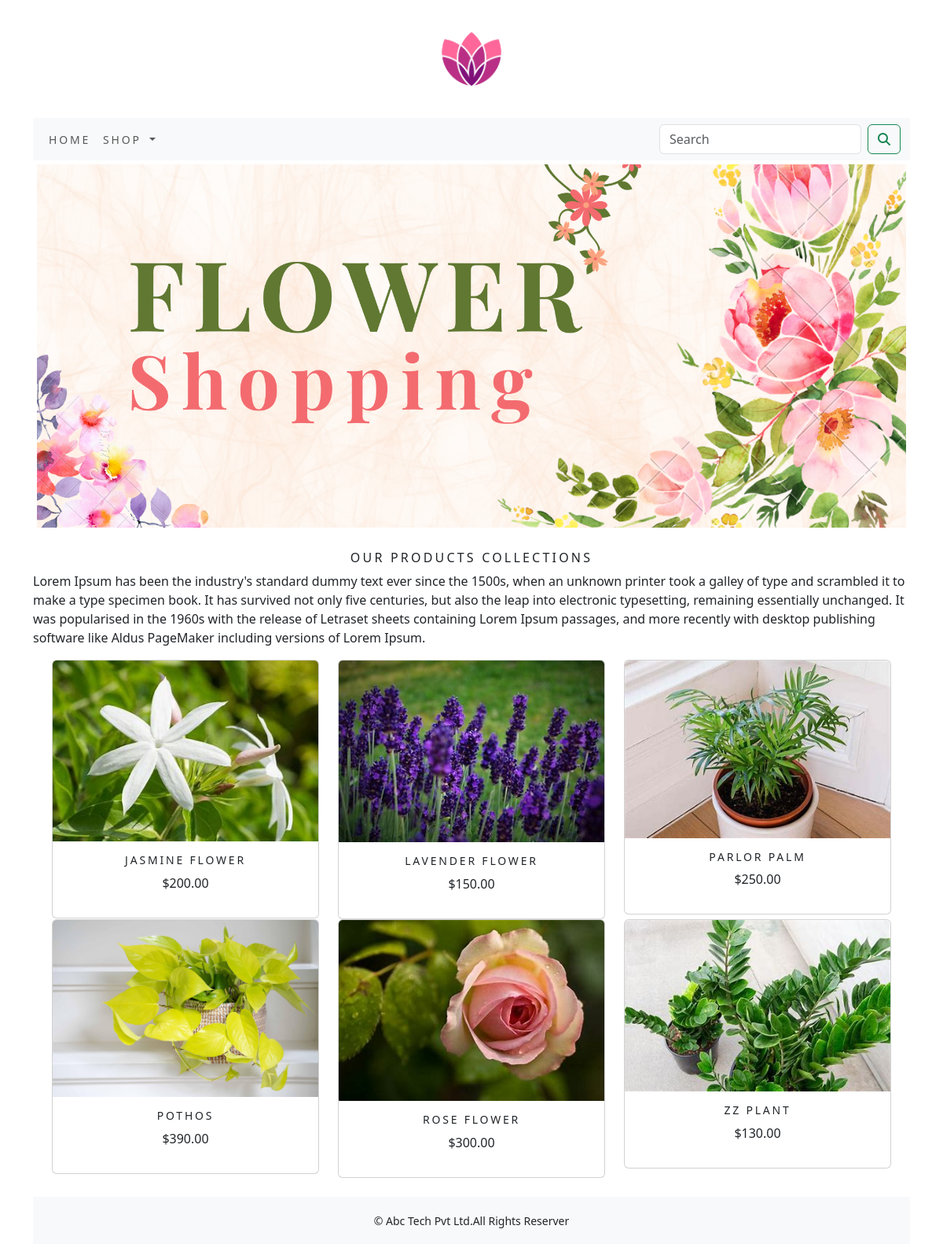
Page /eco1app/ on the committed database.
### eco1app/models.py (models this page shows, shortened)
class Product(models.Model):
    name=models.CharField(max_length=250,unique=True)
    slug=models.SlugField(max_length=250,unique=True)
    desc=models.TextField(blank=True)
    price=models.DecimalField(max_digits=10,decimal_places=2)
    category=models.ForeignKey(Category,on_delete=models.CASCADE)
    img=models.ImageField(upload_to='product',blank=True)
    stock=models.IntegerField()
    available=models.BooleanField(default=True)
    created=models.DateTimeField(auto_now_add=True)
    updated=models.DateTimeField(auto_now=True)
    class Meta:
        ordering = ('name',)
        verbose_name = 'product'
        verbose_name_plural = ('products')
    def get_url(self):
        return reverse('eco1app:prodCatdetail',args=[self.category.slug,self.slug])

### eco1app/views.py (the view)
# urls.py: path('',views.allProdCat,name='allProdCat'),
def allProdCat(request,c_slug=None):
    c_page=None
    products_list=None
    if c_slug!=None:
        c_page=get_object_or_404(Category,slug=c_slug)
        products_list=Product.objects.all().filter(category=c_page,available=True)
    else:
        products_list=Product.objects.all().filter(available=True)
    paginator=Paginator(products_list,6)
    try:
        page=int(request.GET.get('page','1'))
    except:
        page=1
    try:
        products=paginator.page(page)
    except (EmptyPage,InvalidPage):
        products=paginator.page(paginator.num_pages)
    return render(request,'category.html',{'category':c_page,'products':products})

### cartapp/context_processors.py (called while the page is built)
def counter(request):
    item_count=0
    if 'admin' in request.path:
        return {}
    else:
        try:
            cart=Cart.objects.filter(cart_id=_cart_id(request))
            cart_items=cartitem.objects.all().filter(cart=cart[:1])
            for cart_item in cart_items:
                item_count += cart_item.quantity
        except Cart.DoesNotExist:
            item_count =0
    return dict(item_count=item_count)

### cartapp/views.py (called while the page is built)
def _cart_id(request):
    cart=request.session.session_key
    if not cart:
        cart=request.session.create()
    return cart

### eco1app/context_processors.py (called while the page is built)
def menu_links(request):
    links=Category.objects.all()
    return dict(links=links)

### eco1app/models.py (called while the page is built)
    def get_url(self):
        return reverse('eco1app:products_by_category',args=[self.slug])

### templates/category.html (shortened to what this page needs)
{% extends 'base.html' %}
{% load static %}
{% block content %}
<div class="mx-auto">
    {% if category %}
    <img class="my_image" src="{{category.img.url}}" alt="{{category.name}}">
</div>
<br>
<div>
    <h1 class="text-center my_title">{{category.name}}</h1>
    <p class="text-justify">{{category.desc}}</p>
</div>
    {% else %}
<div>
<img class="my_image my_image_padding" src="{% static 'img/banner1.png' %}" alt="our products" width="1920px;" height="600px;">
    </div>
<br>
<div>
    <h1 class="text-center my_title">Our Products Collections</h1>
    <p class="text-justify">Lorem Ipsum has been the industry's standard dummy text ever since the 1500s, when an unknown printer took a galley of type and scrambled it to make a type specimen book. It has survived not only five centuries, but also the leap into electronic typesetting, remaining essentially unchanged. It was popularised in the 1960s with the release of Letraset sheets containing Lorem Ipsum passages, and more recently with desktop publishing software like Aldus PageMaker including versions of Lorem Ipsum.</p>
</div>
{% endif %}
<div class="container">
    <div class="row mx-auto">
        {% for product in products.object_list %}
        <div class="my_bottom_margin col-9 col-sm-12 col-md-4 col-lg-4">
            <div class="card text-center" style="min-width:18rem;">
                <a href="{{product.get_url}}"><img class="card-img-top my_image" src="{{product.img.url}}" alt="{{product.name}}"></a>
            <div class="card-body">
                <h4>{{product.name}}</h4>
                <p>${{product.price}}</p>
            </div>
            </div>
        </div>
        {% endfor %}
    </div>
    <br>
</div>
{% endblock %}

### templates/base.html (shortened to what this page needs)
{% load static %}
<!DOCTYPE html>
<html lang="en">
<head>
    <link rel="stylesheet" href="{% static 'css/custom.css' %}">
    <link href="{% static 'css/bootstrap.min.css' %}" rel="stylesheet">
</head>
<body>
<div class="container">
    {% include 'header.html' %}
    {% include 'nav.html' %}
    {% block content %}
    {% endblock %}
    </div>
    {% include 'footer.html' %}
</body>
</html>

### templates/header.html
{% load static %}
<header>
    <center>
        <a href="{% url 'eco1app:allProdCat' %}"><img src="{% static 'img/logo.png' %}" alt="logimage" width="150px;"></a>
    </center>
</header>

### templates/nav.html (shortened to what this page needs)
<nav class="navbar navbar-expand-lg bg-body-tertiary">
  <div class="container-fluid">
    <div class="collapse navbar-collapse" id="navbarSupportedContent">
      <ul class="navbar-nav me-auto mb-2 mb-lg-0">
        <li class="nav-item">
          <a class="nav-link" href="#">Home</a>
        </li>
        <li class="nav-item dropdown {% if 'eco1app' in request.path %} active {% endif %}">
          <a class="nav-link dropdown-toggle" href="#" role="button" data-bs-toggle="dropdown" aria-expanded="false">
            Shop
          </a>
        </li>
      </ul>
      <form class="d-flex" action="{% url 'searchapp:searchresult' %}" method="get">
        <input class="form-control me-2" type="search" placeholder="Search" name="q" aria-label="Search">
        <button class="btn btn-outline-success" type="submit"><i class="fa-solid fa-magnifying-glass"></i></button>
      </form>
    </div>
  </div>
</nav>

### templates/footer.html
<div class="footer navbar-fixed-bottom  my_footer">
    <center><p>&copy; Abc Tech Pvt Ltd.All Rights Reserver</p></center>
</div>

### static/css/custom.css (style rules this page uses)
body { font-family: 'Roboto', sans-serif; }
.nav-item { letter-spacing:.2em; font-size:14px; text-transform:uppercase; }
.my_footer { background-color:#f8f9fa; height:60px; }
.my_footer p { padding-top:20px; font-size:14px; }
.my_image { width:100%; height:auto; }
.my_title { font-size:16px; text-transform:uppercase; letter-spacing:.2em; }
.my_image_padding { padding:5px; }
.my_bottom_margin { margin--bottom:10px; }
.card-body h4 { font-size:14px; text-transform:uppercase; letter-spacing:.2em; }

### rows in the picture
Product: img (picture), name "JASMINE FLOWER", price "200.00"
Product: img (picture), name "LAVENDER FLOWER", price "150.00"
Product: img (picture), name "PARLOR PALM", price "250.00"
Product: img (picture), name "POTHOS", price "390.00"
Product: img (picture), name "ROSE FLOWER", price "300.00"
Product: img (picture), name "ZZ PLANT", price "130.00"
